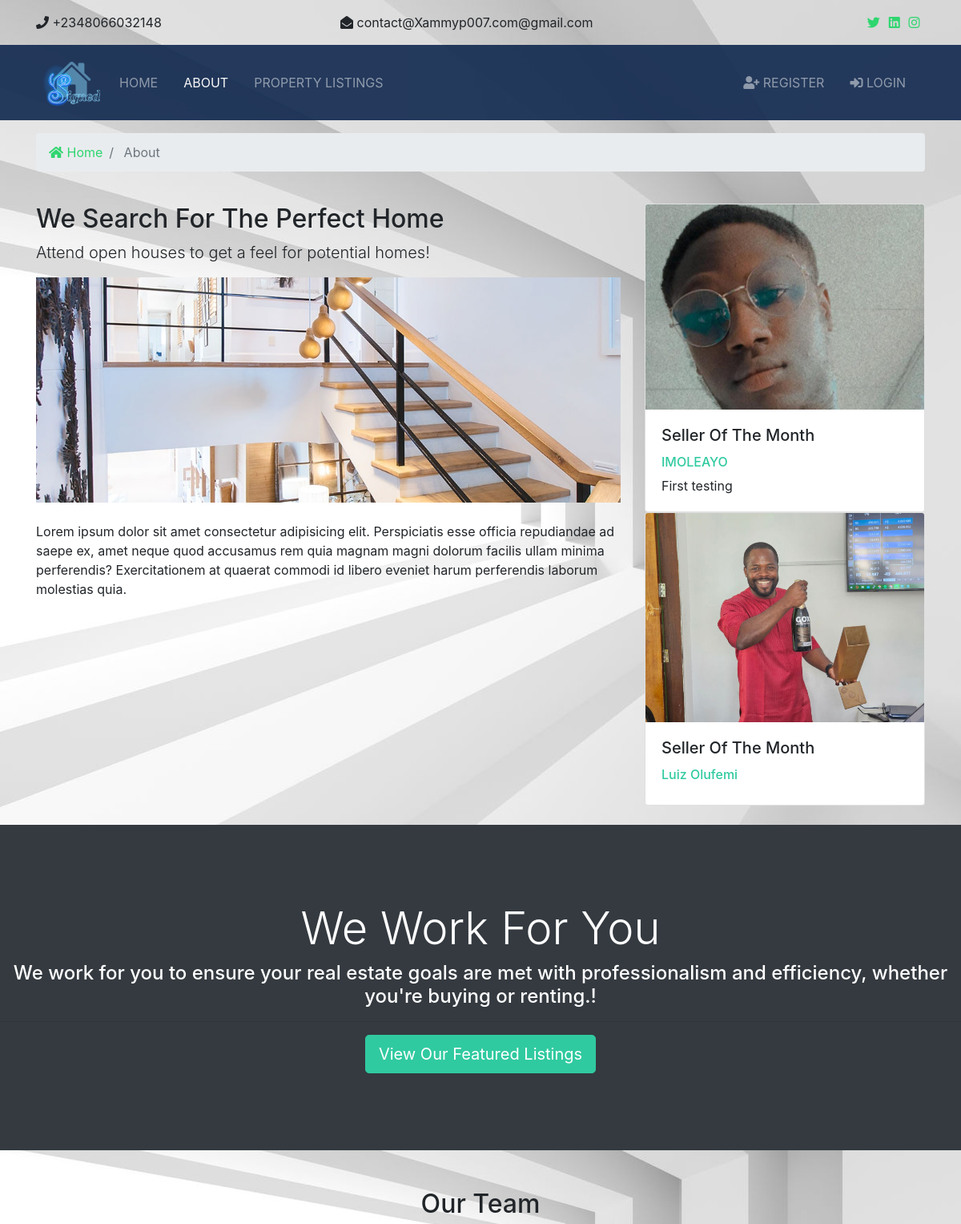
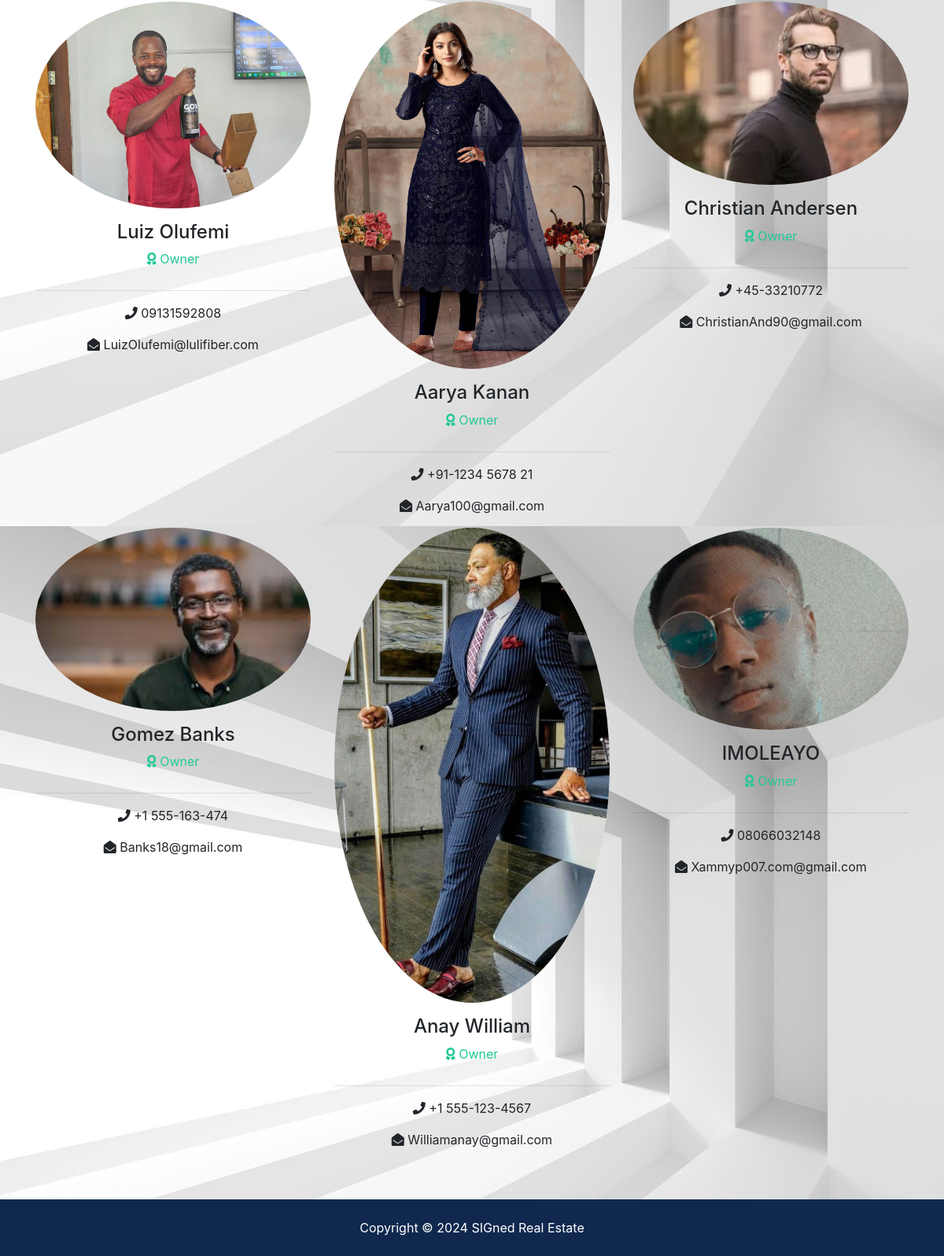
/about, run on the app's committed database (2 pictures, top to bottom).
### owners/models.py (models this page shows, shortened)
class Owner(models.Model):
    name = models.CharField(max_length=200)
    photo = models.ImageField(upload_to='photos/%Y/%m/%d/')
    description = models.TextField(blank=True)
    phone= models.CharField(max_length=20)
    email = models.CharField(max_length=50)
    is_mvp = models.BooleanField(default=False)
    hire_date =models.DateTimeField(default=datetime.now, blank=True)

### pages/views.py (the view)
# urls.py: path('about',views.about, name='about')
def about(request):
    owners = Owner.objects.order_by('-hire_date')
    mvp_owners = Owner.objects.all().filter(is_mvp=True)
    context = {
        'owners': owners,
        'mvp_owners': mvp_owners
    }
    return render(request,'pages/about.html', context)

### templates/pages/about.html (shortened to what this page needs)
{% extends 'base.html' %}
{% load static %}
{% block content %}
 <section id="bc" class="mt-3">
    <div class="container">
      <nav aria-label="breadcrumb">
        <ol class="breadcrumb">
          <li class="breadcrumb-item">
            <a href="{% url 'index' %}">
              <i class="fas fa-home"></i> Home</a>
          </li>
          <li class="breadcrumb-item active"> About</li>
        </ol>
      </nav>
    </div>
  </section>
  <section id="about" class="py-4">
    <div class="container">
      <div class="row">
        <div class="col-md-8">
          <h2>We Search For The Perfect Home</h2>
          <p class="lead">Attend open houses to get a feel for potential homes!</p>
          <img src="{% static 'img/about.jpg' %}" alt="">
          <p class="mt-4">Lorem ipsum dolor sit amet consectetur adipisicing elit. Perspiciatis esse officia repudiandae ad saepe ex, amet
            neque quod accusamus rem quia magnam magni dolorum facilis ullam minima perferendis? Exercitationem at quaerat
            commodi id libero eveniet harum perferendis laborum molestias quia.</p>
        </div>
        <div class="col-md-4">
          {% if mvp_owners %}
            {% for owner in mvp_owners%}
              <div class="card">
                <img class="card-img-top" src="{{ owner.photo.url }}" alt="Seller of the month">
                <div class="card-body">
                  <h5 class="card-title">Seller Of The Month</h5>
                  <h6 class="text-secondary">{{ owner.name }}</h6>
                  <p class="card-text">{{ owner.description }}
                  </p>
                </div>
              </div>
            {% endfor %}
          {% endif %}
        </div>
      </div>
    </div>
  </section>
  <section id="work" class="bg-dark text-white text-center">
    <h2 class="display-4">We Work For You</h2>
    <h4>We work for you to ensure your real estate goals are met with professionalism and efficiency, whether you're buying or renting.!</h4>
    <hr>
    <a href="listings" class="btn btn-secondary text-white btn-lg">View Our Featured Listings</a>
  </section>
  <section id="team" class="py-5">
    <div class="container">
      <h2 class="text-center">Our Team</h2>
      <div class="row text-center">
        {% if owners %}
          {% for owner in owners %}
            <div class="col-md-4">
              <img src="{{ owner.photo.url }}" alt="" class="rounded-circle mb-3">
              <h4>{{ owner.name }}</h4>
              <p class="text-success">
                <i class="fas fa-award text-success mb-3"></i> Owner</p>
              <hr>
              <p>
                <i class="fas fa-phone"></i> {{ owner.phone }}</p>
              <p>
                <i class="fas fa-envelope-open"></i> {{ owner.email }}</p>
            </div>
          {% endfor %}
        {% else %}
          <div class="col-md-12">
            <p>No Owners Available</p>
          </div>
        {% endif %}
      </div>
    </div>
  </section>
{% endblock %}

### static/css/all.css (style rules this page uses)
.fa, .fas, .far, .fal, .fab { -moz-osx-font-smoothing: grayscale; -webkit-font-smoothing: antialiased; display: inline-block; font-style: normal; font-variant: normal; text-rendering: auto; line-height: 1; }
.fa-award:before { content: "\f559"; }
.fa-envelope-open:before { content: "\f2b6"; }
.fa-home:before { content: "\f015"; }
.fa-phone:before { content: "\f095"; }
.fa, .fas { font-family: 'Font Awesome 5 Free'; font-weight: 900; }

### static/css/style.css (style rules this page uses)
.btn-secondary { color: #fff !important; }
img { width: 100%; }
#work { padding: 6rem 0; }

### data on the page
Owner: photo (picture), name "IMOLEAYO", description "First testing", phone "08066032148", email "Xammyp007.com@gmail.com"
Owner: photo (picture), name "Luiz Olufemi", phone "09131592808", email "LuizOlufemi@lulifiber.com"
Owner: photo (picture), name "Aarya Kanan", phone "+91-1234 5678 21", email "Aarya100@gmail.com"
Owner: photo (picture), name "Christian Andersen", phone "+45-33210772", email "ChristianAnd90@gmail.com"
Owner: photo (picture), name "Gomez Banks", phone "+1 555-163-474", email "Banks18@gmail.com"
Owner: photo (picture), name "Anay William", phone "+1 555-123-4567", email "Williamanay@gmail.com"
